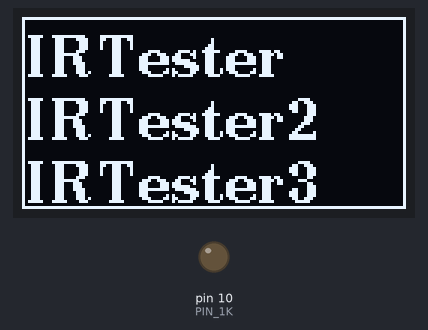
The sketch below on a simulated Arduino Uno, built with avr-gcc and run on an emulated ATmega328P. On the bench: 128×64 one-colour display, output pins drawn as LEDs (lit = HIGH). What the sketch prints to the serial monitor is not drawn.

Above: at 0.7 s.
At 2.7 s:
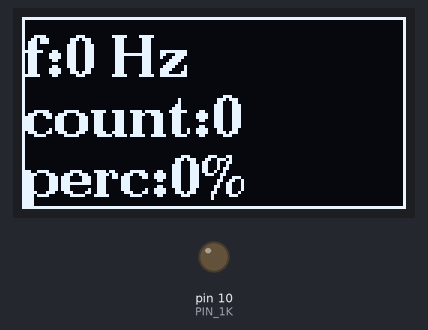

The sketch:

IRTester.ino
```cpp
//  http://www.pjrc.com/teensy/td_libs_FreqMeasure.html
#include <FreqMeasure.h>

//  http://www.pjrc.com/teensy/td_libs_FreqCount.html
#include <FreqCount.h>

#include <U8g2lib.h>

#ifdef U8X8_HAVE_HW_SPI
#include <SPI.h>
#endif
#ifdef U8X8_HAVE_HW_I2C
#include <Wire.h>
#endif

// The complete list is available here: https://github.com/olikraus/u8g2/wiki/u8g2setupcpp
// Please update the pin numbers according to your setup. Use U8X8_PIN_NONE if the reset pin is not connected
//U8G2_SSD1306_128X64_NONAME_F_HW_I2C u8g2(U8G2_R0, /* reset=*/U8X8_PIN_NONE);
U8G2_SSD1306_128X64_NONAME_1_HW_I2C u8g2(U8G2_R0, /* reset=*/U8X8_PIN_NONE);

//#include <U8x8lib.h>
//
//#ifdef U8X8_HAVE_HW_SPI
//#include <SPI.h>
//#endif
//
//U8X8_SSD1306_128X64_NONAME_HW_I2C u8x8(/* reset=*/ U8X8_PIN_NONE);

// freq -> pin D5, pin D8

//  5V----IR_photo--*--10k---D9
//                  |--1k----D10

// R=max 1K
//    at 10kohm 37khz is filtered out

#define PIN_1K   10
#define PIN_10K  9
#define PIN_ANALOG_DIODE    0
#define PIN_ANALOG_CALIBRATION 1
void pull(int pin)
{
    pinMode(pin, OUTPUT);
    digitalWrite(pin, LOW);
}
void release(int pin)
{
    pinMode(pin, INPUT);
}

void setup()
{
    Serial.begin(9600);
    Serial.println("begin");

//    u8x8.begin();
//    u8x8.setPowerSave(0);
//
//    u8x8.setFont(u8x8_font_chroma48medium8_r);
//    u8x8.draw2x2String(0,1,"Hello World!");
//    for(;;);
//    u8x8.refreshDisplay();        // for SSD1606/7

    u8g2.begin();

    u8g2.firstPage();
    do
    {
        u8g2.setFont(u8g2_font_ncenB14_tr);
        u8g2.drawStr(1, 20, "IRTester");
        u8g2.drawStr(1, 41, "IRTester2");
        u8g2.drawStr(1, 62, "IRTester3");
        u8g2.drawFrame(0, 0, 128, 64);
    } while (u8g2.nextPage());

//    u8g2.clearBuffer();
//    u8g2.setFont(u8g2_font_ncenB14_tr);
//    u8g2.drawStr(1, 20, "IRTester");
//    u8g2.drawStr(1, 41, "IRTester2");
//    u8g2.drawStr(1, 62, "IRTester3");
//    u8g2.drawFrame(0, 0, 128, 64);
//
//    u8g2.sendBuffer();

//    pull(PIN_10K);
//    digitalWrite(PIN_10K, HIGH);
//
//    delay(100);

//    pull(PIN_10K);
    pull(PIN_1K);

}

void loop2()
{
    float calibr = 0;
    float a = 0;
    for (int i = 0; i < 10; i++)
    {
        // on 2 serial diodes -> 1.3V
        calibr += analogRead(PIN_ANALOG_CALIBRATION);
        a += analogRead(PIN_ANALOG_DIODE);
    }
    calibr /= 10;
    a /= 10;
    float volt = 1.3 / calibr * (1023.0 - a);
    int mV = (int) (volt * 1000);

    u8g2.firstPage();
    do
    {
        u8g2.setCursor(1, 20);
        u8g2.print("Voltage:");
        u8g2.setCursor(15, 40);
        u8g2.print(mV);
        u8g2.print("mV");
        u8g2.drawFrame(0, 0, 128, 64);
    } while (u8g2.nextPage());

    Serial.print("a:");
    Serial.print(a);
    Serial.print(" cal:");
    Serial.print(calibr);
    Serial.print("  V=");
    Serial.print(mV);
    Serial.println("mV");

    delay(1000);
}

void loop3()
{
    if (FreqCount.available())
    {
        unsigned long count = FreqCount.read();
        Serial.println(count);
    }
    delay(1000);
}

void loop()
{
    float fmax = 0;

    FreqMeasure.begin();
    delay(500);

    Serial.print("available:");
    Serial.print(FreqMeasure.available());
    if (FreqMeasure.available())
    {
        Serial.print(" ");
        int a = FreqMeasure.available();
        const int istart = 2; // drop first 2, they are random
        for (int i = 0; i < a; i++)
        {
            uint32_t n = FreqMeasure.read();
            if (i < istart)
            {
                continue;
            }
            float frequency = FreqMeasure.countToFrequency(n);
            Serial.print(" (");
            Serial.print(n);
            Serial.print(") ");
            Serial.print(frequency, 0);
            Serial.print(" ");

            // find shortes pulse width -> max freq
            if (frequency > fmax)
                fmax = frequency;
        }
    }
    FreqMeasure.end();
    Serial.print(" fmax:");
    Serial.print(fmax, 0);

    const int gate_ms = 1000;
    FreqCount.begin(gate_ms);
    delay(1100);
    unsigned long count = FreqCount.read();
    FreqCount.end();
    int perc = 100 * count / fmax;
//    float fc = 1000.0 * count / gate_ms;

    Serial.print(" count:");
    Serial.print(count);
//    Serial.print(" f:");
//    Serial.print(fc, 0);
    Serial.print(" perc:");
    Serial.print(perc);
    Serial.print("%");
    Serial.println();

    u8g2.firstPage();
    do
    {
        u8g2.setCursor(1, 20);
        u8g2.print("f:");
        if (fmax > 5000)
        {
            u8g2.print(fmax / 1000, 0);
            u8g2.print(" kHz");
        }
        else
        {
            u8g2.print(fmax, 0);
            u8g2.print(" Hz");
        }
        u8g2.setCursor(1, 40);
        u8g2.print("count:");
        u8g2.print(count);
        u8g2.setCursor(1, 60);
        u8g2.print("perc:");
        u8g2.print(perc);
        u8g2.print("%");
        u8g2.drawFrame(0, 0, 128, 64);
    } while (u8g2.nextPage());

//    delay(1000);              // wait for a second
}
```

Measured:
- what the display in image 0 shows lasts 2.0 s, from 0.6 s to 2.6 s
